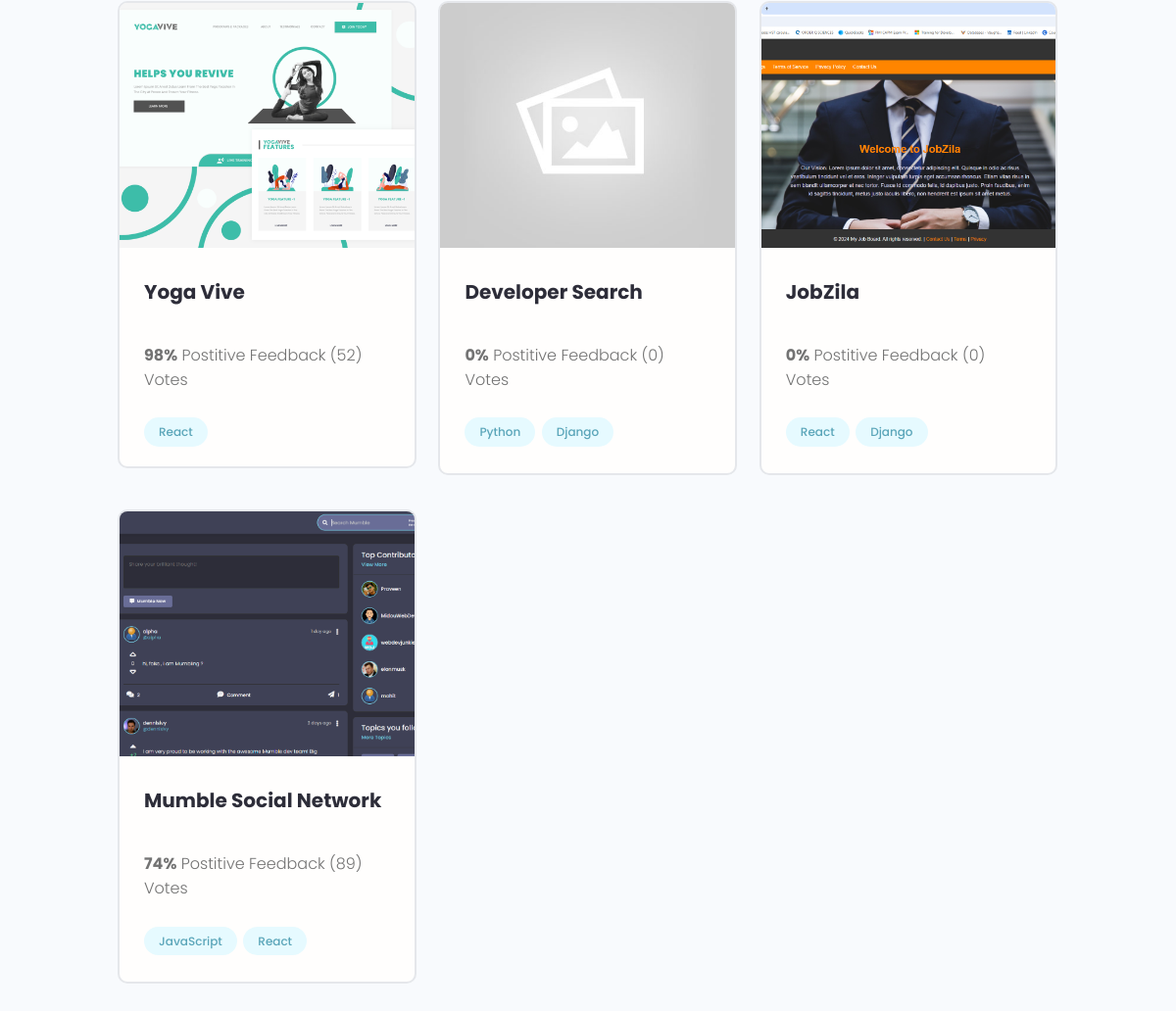
Page /projects/ (lower part) on the earlier database version.
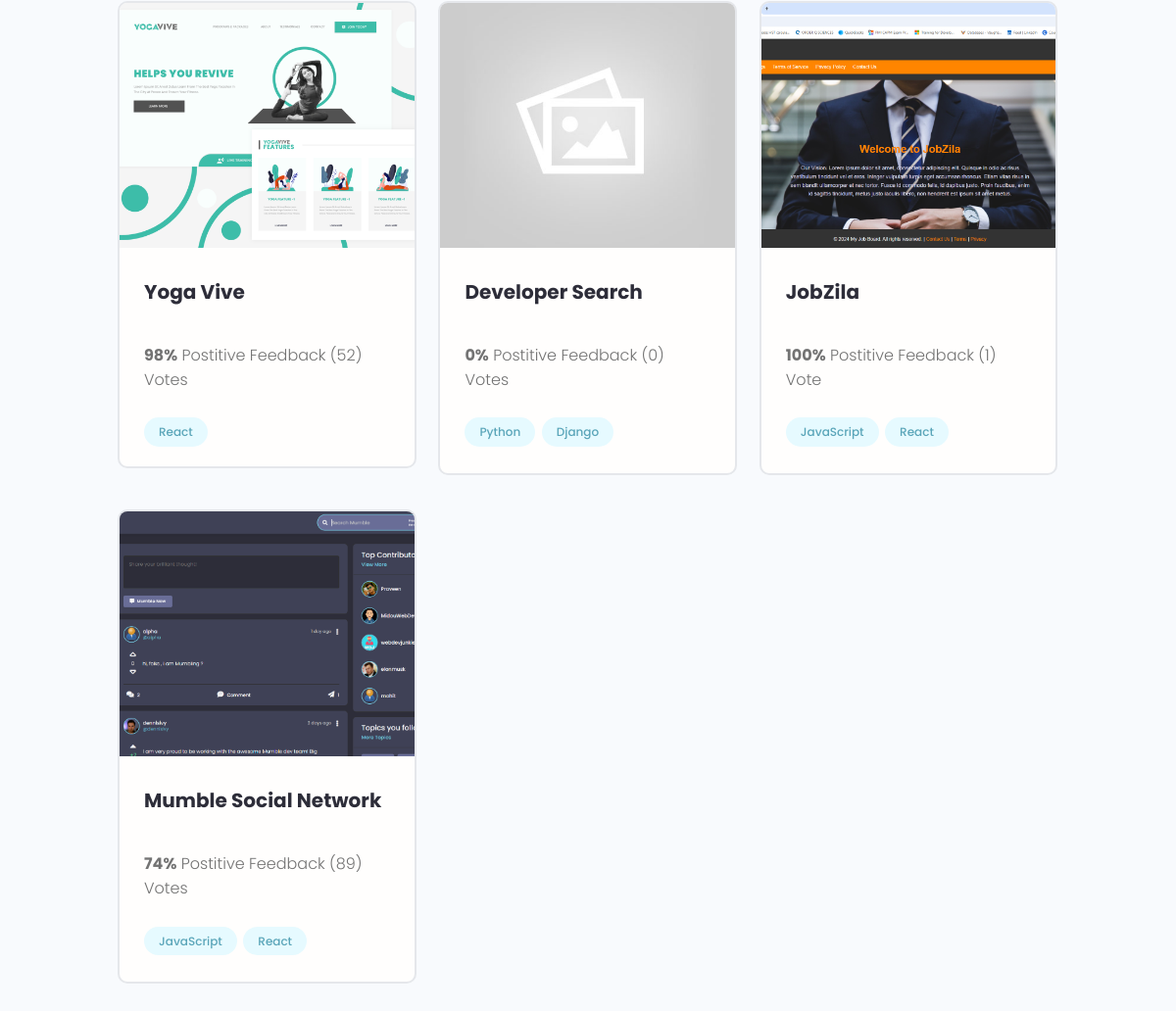
Same page on the later database version.
### projects/models.py (models this page shows, shortened)
class Project(models.Model):
    owner = models.ForeignKey(Profile, null=True, blank=True,
                              on_delete=models.SET_NULL)
    title = models.CharField(max_length=200)
    description = models.TextField(null=True, blank=True)
    featured_image = models.ImageField(null=True, blank=True, default='default.jpg')
    demo_link = models.CharField(max_length=2000, null=True, blank=True)
    source_link = models.CharField(max_length=2000, null=True, blank=True)
    tags = models.ManyToManyField('Tag', blank=True)
    vote_total = models.IntegerField(default=0, null=True, blank=True)
    vote_ratio = models.IntegerField(default=0, null=True, blank=True)
    created = models.DateTimeField(auto_now_add=True)
    id = models.UUIDField(default=uuid.uuid4, unique=True,
                          primary_key=True, editable=False)

class Tag(models.Model):
    name = models.CharField(max_length=200)
    created = models.DateTimeField(auto_now_add=True)
    id = models.UUIDField(default=uuid.uuid4, unique=True,
                          primary_key=True, editable=False)
    def __str__(self):
        return self.name

### projects/views.py (the view)
# urls.py: path('projects/', include('projects.urls')),
def projects(request):
    projects = Project.objects.all()
    context = {'projects': projects}
    return render(request, 'projects/projects.html', context)

### projects/templates/projects/projects.html (shortened to what this page needs)
{% extends 'main.html' %}
{% block content %}
<main class="projects">
    <section class="projectsList">
        <div class="container">
            <div class="grid grid--three">
                {% for project in projects %}
                <div class="column">
                    <div class="card project">
                        <a href="{% url 'project' project.id %}" class="project">
                            <img class="project__thumbnail" src="{{project.featured_image.url}}" alt="project thumbnail"/>
                            <div class="card__body">
                                <h3 class="project__title">{{project.title}}</h3>
                                <p><a class="project__author" href="{% url 'user-profile' project.owner.id %}">{{project.owner.name}}</a></p>
                                <p class="project--rating">
                                    <span style="font-weight: bold;">{{project.vote_ratio}}%</span> Postitive
                                    Feedback ({{project.vote_total}}) Vote{{project.vote_total|pluralize:"s"}}
                                </p>
                                <div class="project__tags">
                                    {% for tag in project.tags.all %}
                                    <span class="tag tag--pill tag--main">
                                    <small>{{tag}}</small>
                                    </span>
                                    {% endfor %}
                                </div>
                            </div>
                        </a>
                    </div>
                </div>
                {% endfor %}
            </div>
        </div>
    </section>
</main>
{% endblock content %}

Differences in the rows shown:
changed Project "JobZila": vote_ratio "0" → "100"; vote_total "0" → "1"; gains Tag (name "JavaScript"); loses Tag (name "Django")
